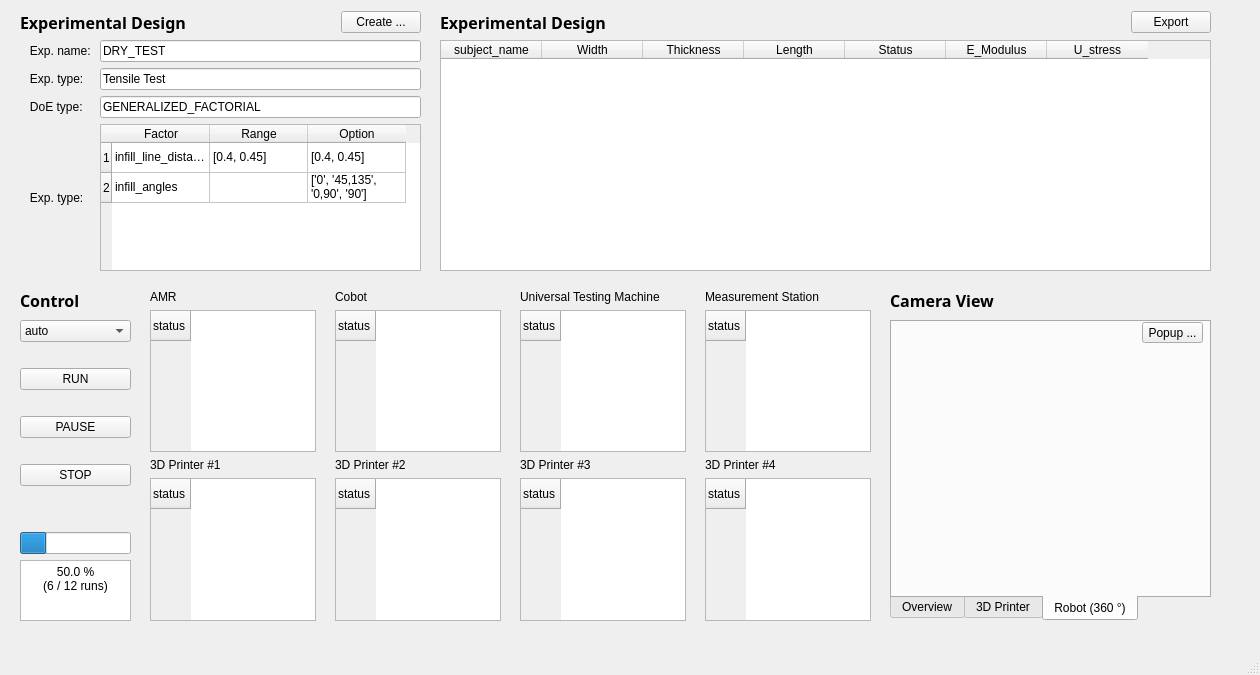
<?xml version="1.0" encoding="UTF-8"?>
<ui version="4.0">
 <class>MainWindow</class>
 <widget class="QMainWindow" name="MainWindow">
  <property name="geometry">
   <rect>
    <x>0</x>
    <y>0</y>
    <width>1260</width>
    <height>675</height>
   </rect>
  </property>
  <property name="windowTitle">
   <string>MainWindow</string>
  </property>
  <widget class="QWidget" name="centralwidget">
   <widget class="QWidget" name="gridLayoutWidget">
    <property name="geometry">
     <rect>
      <x>20</x>
      <y>40</y>
      <width>401</width>
      <height>231</height>
     </rect>
    </property>
    <layout class="QGridLayout" name="gridLayout">
     <item row="2" column="0">
      <widget class="QLabel" name="label_11">
       <property name="text">
        <string>   DoE type:  </string>
       </property>
      </widget>
     </item>
     <item row="1" column="2">
      <widget class="QLineEdit" name="txt_doe_exp_type">
       <property name="text">
        <string>Tensile Test</string>
       </property>
      </widget>
     </item>
     <item row="2" column="2">
      <widget class="QLineEdit" name="txt_doe_doe_type">
       <property name="text">
        <string>GENERALIZED_FACTORIAL</string>
       </property>
      </widget>
     </item>
     <item row="3" column="2">
      <widget class="QTableWidget" name="table_doe_factors">
       <attribute name="horizontalHeaderDefaultSectionSize">
        <number>98</number>
       </attribute>
       <row>
        <property name="text">
         <string>1</string>
        </property>
       </row>
       <row>
        <property name="text">
         <string>2</string>
        </property>
       </row>
       <column>
        <property name="text">
         <string>Factor</string>
        </property>
       </column>
       <column>
        <property name="text">
         <string>Range</string>
        </property>
       </column>
       <column>
        <property name="text">
         <string>Option</string>
        </property>
       </column>
       <item row="0" column="0">
        <property name="text">
         <string>infill_line_distance</string>
        </property>
       </item>
       <item row="0" column="1">
        <property name="text">
         <string>[0.4, 0.45]</string>
        </property>
       </item>
       <item row="0" column="2">
        <property name="text">
         <string>[0.4, 0.45]</string>
        </property>
       </item>
       <item row="1" column="0">
        <property name="text">
         <string>infill_angles</string>
        </property>
       </item>
       <item row="1" column="2">
        <property name="text">
         <string>['0', '45,135', '0,90', '90']</string>
        </property>
       </item>
      </widget>
     </item>
     <item row="0" column="0">
      <widget class="QLabel" name="label_10">
       <property name="text">
        <string>   Exp. name: </string>
       </property>
      </widget>
     </item>
     <item row="3" column="0">
      <widget class="QLabel" name="label_12">
       <property name="text">
        <string>   Exp. type:  </string>
       </property>
      </widget>
     </item>
     <item row="0" column="2">
      <widget class="QLineEdit" name="txt_doe_exp_name">
       <property name="text">
        <string>DRY_TEST</string>
       </property>
      </widget>
     </item>
     <item row="1" column="0">
      <widget class="QLabel" name="label_9">
       <property name="text">
        <string>   Exp. type:  </string>
       </property>
      </widget>
     </item>
    </layout>
   </widget>
   <widget class="QWidget" name="gridLayoutWidget_2">
    <property name="geometry">
     <rect>
      <x>440</x>
      <y>40</y>
      <width>771</width>
      <height>231</height>
     </rect>
    </property>
    <layout class="QGridLayout" name="gridLayout_2">
     <item row="0" column="0">
      <widget class="QTableWidget" name="table_exp_info">
       <attribute name="horizontalHeaderDefaultSectionSize">
        <number>101</number>
       </attribute>
       <column>
        <property name="text">
         <string>subject_name</string>
        </property>
       </column>
       <column>
        <property name="text">
         <string>Width</string>
        </property>
       </column>
       <column>
        <property name="text">
         <string>Thickness</string>
        </property>
       </column>
       <column>
        <property name="text">
         <string>Length</string>
        </property>
       </column>
       <column>
        <property name="text">
         <string>Status</string>
        </property>
       </column>
       <column>
        <property name="text">
         <string>E_Modulus</string>
        </property>
       </column>
       <column>
        <property name="text">
         <string>U_stress</string>
        </property>
       </column>
      </widget>
     </item>
    </layout>
   </widget>
   <widget class="QWidget" name="gridLayoutWidget_3">
    <property name="geometry">
     <rect>
      <x>20</x>
      <y>320</y>
      <width>111</width>
      <height>301</height>
     </rect>
    </property>
    <layout class="QGridLayout" name="gridLayout_4">
     <item row="5" column="0">
      <widget class="QLabel" name="label_37">
       <property name="text">
        <string/>
       </property>
      </widget>
     </item>
     <item row="9" column="0">
      <widget class="QLabel" name="label_6">
       <property name="text">
        <string/>
       </property>
      </widget>
     </item>
     <item row="3" column="0">
      <widget class="QLabel" name="label_36">
       <property name="text">
        <string/>
       </property>
      </widget>
     </item>
     <item row="2" column="0">
      <widget class="QComboBox" name="cbx_control">
       <item>
        <property name="text">
         <string>auto</string>
        </property>
       </item>
       <item>
        <property name="text">
         <string>step</string>
        </property>
       </item>
      </widget>
     </item>
     <item row="13" column="0">
      <widget class="QProgressBar" name="pBar_control">
       <property name="value">
        <number>24</number>
       </property>
       <property name="textVisible">
        <bool>false</bool>
       </property>
       <property name="orientation">
        <enum>Qt::Horizontal</enum>
       </property>
       <property name="textDirection">
        <enum>QProgressBar::TopToBottom</enum>
       </property>
      </widget>
     </item>
     <item row="14" column="0">
      <widget class="QTextEdit" name="txt_control">
       <property name="html">
        <string>&lt;!DOCTYPE HTML PUBLIC &quot;-//W3C//DTD HTML 4.0//EN&quot; &quot;http://www.w3.org/TR/REC-html40/strict.dtd&quot;&gt;
&lt;html&gt;&lt;head&gt;&lt;meta name=&quot;qrichtext&quot; content=&quot;1&quot; /&gt;&lt;style type=&quot;text/css&quot;&gt;
p, li { white-space: pre-wrap; }
&lt;/style&gt;&lt;/head&gt;&lt;body style=&quot; font-family:'Gulim'; font-size:9pt; font-weight:400; font-style:normal;&quot;&gt;
&lt;p align=&quot;center&quot; style=&quot; margin-top:0px; margin-bottom:0px; margin-left:0px; margin-right:0px; -qt-block-indent:0; text-indent:0px;&quot;&gt;50.0 %&lt;/p&gt;
&lt;p align=&quot;center&quot; style=&quot; margin-top:0px; margin-bottom:0px; margin-left:0px; margin-right:0px; -qt-block-indent:0; text-indent:0px;&quot;&gt;(6 / 12 runs)&lt;/p&gt;&lt;/body&gt;&lt;/html&gt;</string>
       </property>
      </widget>
     </item>
     <item row="7" column="0">
      <widget class="QPushButton" name="btn_control_pause">
       <property name="text">
        <string>PAUSE</string>
       </property>
      </widget>
     </item>
     <item row="12" column="0">
      <widget class="QLabel" name="label_35">
       <property name="text">
        <string/>
       </property>
      </widget>
     </item>
     <item row="10" column="0">
      <widget class="QPushButton" name="btn_control_stop">
       <property name="text">
        <string>STOP</string>
       </property>
      </widget>
     </item>
     <item row="11" column="0">
      <widget class="QLabel" name="label_30">
       <property name="text">
        <string/>
       </property>
      </widget>
     </item>
     <item row="4" column="0">
      <widget class="QPushButton" name="btn_control_run">
       <property name="text">
        <string>RUN</string>
       </property>
      </widget>
     </item>
    </layout>
   </widget>
   <widget class="QWidget" name="gridLayoutWidget_4">
    <property name="geometry">
     <rect>
      <x>150</x>
      <y>290</y>
      <width>721</width>
      <height>331</height>
     </rect>
    </property>
    <layout class="QGridLayout" name="gridLayout_5">
     <item row="1" column="2">
      <widget class="QTableWidget" name="table_cotot">
       <row>
        <property name="text">
         <string>status</string>
        </property>
       </row>
      </widget>
     </item>
     <item row="0" column="4">
      <widget class="QLabel" name="label_34">
       <property name="text">
        <string>Universal Testing Machine</string>
       </property>
      </widget>
     </item>
     <item row="1" column="0">
      <widget class="QTableWidget" name="table_amr">
       <row>
        <property name="text">
         <string>status</string>
        </property>
       </row>
      </widget>
     </item>
     <item row="2" column="6">
      <widget class="QLabel" name="label_25">
       <property name="text">
        <string>3D Printer #4</string>
       </property>
      </widget>
     </item>
     <item row="2" column="0">
      <widget class="QLabel" name="label_29">
       <property name="text">
        <string>3D Printer #1</string>
       </property>
      </widget>
     </item>
     <item row="1" column="1">
      <widget class="QLabel" name="label_26">
       <property name="text">
        <string/>
       </property>
      </widget>
     </item>
     <item row="2" column="2">
      <widget class="QLabel" name="label_28">
       <property name="text">
        <string>3D Printer #2</string>
       </property>
      </widget>
     </item>
     <item row="2" column="4">
      <widget class="QLabel" name="label_27">
       <property name="text">
        <string>3D Printer #3</string>
       </property>
      </widget>
     </item>
     <item row="1" column="6">
      <widget class="QTableWidget" name="table_omm">
       <row>
        <property name="text">
         <string>status</string>
        </property>
       </row>
      </widget>
     </item>
     <item row="1" column="3">
      <widget class="QLabel" name="label_32">
       <property name="text">
        <string/>
       </property>
      </widget>
     </item>
     <item row="1" column="5">
      <widget class="QLabel" name="label_33">
       <property name="text">
        <string/>
       </property>
      </widget>
     </item>
     <item row="0" column="6">
      <widget class="QLabel" name="label_24">
       <property name="text">
        <string>Measurement Station</string>
       </property>
      </widget>
     </item>
     <item row="0" column="0">
      <widget class="QLabel" name="label_22">
       <property name="text">
        <string>AMR</string>
       </property>
      </widget>
     </item>
     <item row="1" column="4">
      <widget class="QTableWidget" name="table_instron">
       <row>
        <property name="text">
         <string>status</string>
        </property>
       </row>
      </widget>
     </item>
     <item row="0" column="2">
      <widget class="QLabel" name="label_23">
       <property name="text">
        <string>Cobot</string>
       </property>
      </widget>
     </item>
     <item row="3" column="0">
      <widget class="QTableWidget" name="table_printer_1">
       <row>
        <property name="text">
         <string>status</string>
        </property>
       </row>
      </widget>
     </item>
     <item row="3" column="2">
      <widget class="QTableWidget" name="table_printer_2">
       <row>
        <property name="text">
         <string>status</string>
        </property>
       </row>
      </widget>
     </item>
     <item row="3" column="4">
      <widget class="QTableWidget" name="table_printer_3">
       <row>
        <property name="text">
         <string>status</string>
        </property>
       </row>
      </widget>
     </item>
     <item row="3" column="6">
      <widget class="QTableWidget" name="table_printer_4">
       <row>
        <property name="text">
         <string>status</string>
        </property>
       </row>
      </widget>
     </item>
    </layout>
   </widget>
   <widget class="QWidget" name="gridLayoutWidget_5">
    <property name="geometry">
     <rect>
      <x>890</x>
      <y>320</y>
      <width>321</width>
      <height>301</height>
     </rect>
    </property>
    <layout class="QGridLayout" name="gridLayout_6">
     <item row="0" column="1">
      <widget class="QTabWidget" name="btn_cam_robot">
       <property name="tabPosition">
        <enum>QTabWidget::South</enum>
       </property>
       <property name="currentIndex">
        <number>2</number>
       </property>
       <property name="movable">
        <bool>false</bool>
       </property>
       <widget class="QWidget" name="tab_overview">
        <attribute name="title">
         <string>Overview</string>
        </attribute>
        <widget class="QPushButton" name="btn_cam_overview">
         <property name="geometry">
          <rect>
           <x>250</x>
           <y>0</y>
           <width>61</width>
           <height>21</height>
          </rect>
         </property>
         <property name="text">
          <string>Popup ...</string>
         </property>
        </widget>
       </widget>
       <widget class="QWidget" name="tab_printer">
        <attribute name="title">
         <string>3D Printer</string>
        </attribute>
        <widget class="QPushButton" name="btn_cam_printer">
         <property name="geometry">
          <rect>
           <x>250</x>
           <y>0</y>
           <width>61</width>
           <height>21</height>
          </rect>
         </property>
         <property name="text">
          <string>Popup ...</string>
         </property>
        </widget>
       </widget>
       <widget class="QWidget" name="tab_robot">
        <attribute name="title">
         <string>Robot (360 °)</string>
        </attribute>
        <widget class="QPushButton" name="pushButton_4">
         <property name="geometry">
          <rect>
           <x>250</x>
           <y>0</y>
           <width>61</width>
           <height>21</height>
          </rect>
         </property>
         <property name="text">
          <string>Popup ...</string>
         </property>
        </widget>
       </widget>
      </widget>
     </item>
    </layout>
   </widget>
   <widget class="QLabel" name="label_14">
    <property name="geometry">
     <rect>
      <x>150</x>
      <y>10</y>
      <width>79</width>
      <height>23</height>
     </rect>
    </property>
    <property name="text">
     <string/>
    </property>
   </widget>
   <widget class="QWidget" name="horizontalLayoutWidget_3">
    <property name="geometry">
     <rect>
      <x>20</x>
      <y>10</y>
      <width>401</width>
      <height>25</height>
     </rect>
    </property>
    <layout class="QHBoxLayout" name="horizontalLayout_3">
     <item>
      <widget class="QLabel" name="label_13">
       <property name="font">
        <font>
         <family>3ds</family>
         <pointsize>12</pointsize>
         <weight>75</weight>
         <bold>true</bold>
        </font>
       </property>
       <property name="text">
        <string>Experimental Design</string>
       </property>
      </widget>
     </item>
     <item>
      <widget class="QLabel" name="label_15">
       <property name="text">
        <string/>
       </property>
      </widget>
     </item>
     <item>
      <widget class="QLabel" name="label_41">
       <property name="font">
        <font>
         <family>3ds</family>
         <pointsize>12</pointsize>
         <weight>75</weight>
         <bold>true</bold>
        </font>
       </property>
       <property name="text">
        <string/>
       </property>
      </widget>
     </item>
     <item>
      <widget class="QPushButton" name="btn_doe_create">
       <property name="text">
        <string>Create ...</string>
       </property>
      </widget>
     </item>
    </layout>
   </widget>
   <widget class="QWidget" name="horizontalLayoutWidget_4">
    <property name="geometry">
     <rect>
      <x>440</x>
      <y>10</y>
      <width>771</width>
      <height>25</height>
     </rect>
    </property>
    <layout class="QHBoxLayout" name="horizontalLayout_5">
     <item>
      <widget class="QLabel" name="label_16">
       <property name="font">
        <font>
         <family>3ds</family>
         <pointsize>12</pointsize>
         <weight>75</weight>
         <bold>true</bold>
        </font>
       </property>
       <property name="text">
        <string>Experimental Design</string>
       </property>
      </widget>
     </item>
     <item>
      <widget class="QLabel" name="label_17">
       <property name="font">
        <font>
         <family>3ds</family>
         <pointsize>12</pointsize>
         <weight>75</weight>
         <bold>true</bold>
        </font>
       </property>
       <property name="text">
        <string/>
       </property>
      </widget>
     </item>
     <item>
      <widget class="QLabel" name="label_20">
       <property name="font">
        <font>
         <family>3ds</family>
         <pointsize>12</pointsize>
         <weight>75</weight>
         <bold>true</bold>
        </font>
       </property>
       <property name="text">
        <string/>
       </property>
      </widget>
     </item>
     <item>
      <widget class="QLabel" name="label_21">
       <property name="font">
        <font>
         <family>3ds</family>
         <pointsize>12</pointsize>
         <weight>75</weight>
         <bold>true</bold>
        </font>
       </property>
       <property name="text">
        <string/>
       </property>
      </widget>
     </item>
     <item>
      <widget class="QLabel" name="label_38">
       <property name="font">
        <font>
         <family>3ds</family>
         <pointsize>12</pointsize>
         <weight>75</weight>
         <bold>true</bold>
        </font>
       </property>
       <property name="text">
        <string/>
       </property>
      </widget>
     </item>
     <item>
      <widget class="QLabel" name="label_40">
       <property name="font">
        <font>
         <family>3ds</family>
         <pointsize>12</pointsize>
         <weight>75</weight>
         <bold>true</bold>
        </font>
       </property>
       <property name="text">
        <string/>
       </property>
      </widget>
     </item>
     <item>
      <widget class="QLabel" name="label_43">
       <property name="font">
        <font>
         <family>3ds</family>
         <pointsize>12</pointsize>
         <weight>75</weight>
         <bold>true</bold>
        </font>
       </property>
       <property name="text">
        <string/>
       </property>
      </widget>
     </item>
     <item>
      <widget class="QLabel" name="label_42">
       <property name="font">
        <font>
         <family>3ds</family>
         <pointsize>12</pointsize>
         <weight>75</weight>
         <bold>true</bold>
        </font>
       </property>
       <property name="text">
        <string/>
       </property>
      </widget>
     </item>
     <item>
      <widget class="QPushButton" name="btn_exp_export">
       <property name="text">
        <string>Export</string>
       </property>
      </widget>
     </item>
    </layout>
   </widget>
   <widget class="QWidget" name="horizontalLayoutWidget_5">
    <property name="geometry">
     <rect>
      <x>20</x>
      <y>290</y>
      <width>111</width>
      <height>21</height>
     </rect>
    </property>
    <layout class="QHBoxLayout" name="horizontalLayout_6">
     <item>
      <widget class="QLabel" name="label_18">
       <property name="font">
        <font>
         <family>3ds</family>
         <pointsize>12</pointsize>
         <weight>75</weight>
         <bold>true</bold>
        </font>
       </property>
       <property name="text">
        <string>Control</string>
       </property>
      </widget>
     </item>
    </layout>
   </widget>
   <widget class="QWidget" name="horizontalLayoutWidget_6">
    <property name="geometry">
     <rect>
      <x>890</x>
      <y>290</y>
      <width>321</width>
      <height>21</height>
     </rect>
    </property>
    <layout class="QHBoxLayout" name="horizontalLayout_7">
     <item>
      <widget class="QLabel" name="label_31">
       <property name="font">
        <font>
         <family>3ds</family>
         <pointsize>12</pointsize>
         <weight>75</weight>
         <bold>true</bold>
        </font>
       </property>
       <property name="text">
        <string>Camera View</string>
       </property>
      </widget>
     </item>
    </layout>
   </widget>
  </widget>
  <widget class="QStatusBar" name="statusbar"/>
  <widget class="QMenuBar" name="menubar">
   <property name="geometry">
    <rect>
     <x>0</x>
     <y>0</y>
     <width>1260</width>
     <height>21</height>
    </rect>
   </property>
  </widget>
 </widget>
 <resources/>
 <connections/>
</ui>
